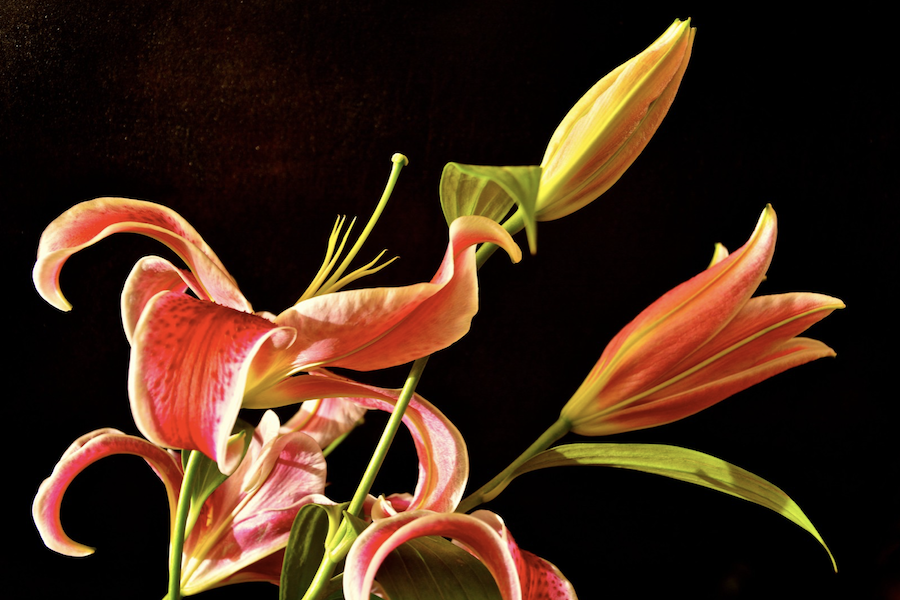
#> input picture ImageProcess/flores.png, 900 x 600 px, found by its file name
$ python Convinacion.py
#> lines starting #> are read from the running program, lines starting #| are printed output that depends on the picture; after the words box and inside, x2 and y2 are one past the last pixel; in counts of white or black regions, pixels touching at a corner belong together
from PIL import Image
import numpy as np
import matplotlib.pyplot as plt
imagen = Image.open('ImageProcess/flores.png')  # Cambia la ruta a tu imagen
#> imagen is the input picture: PIL image 900x600 RGB; mean R, G, B 64.2, 39.4, 23.5
imagen2 = Image.open('ImageProcess/image.png')
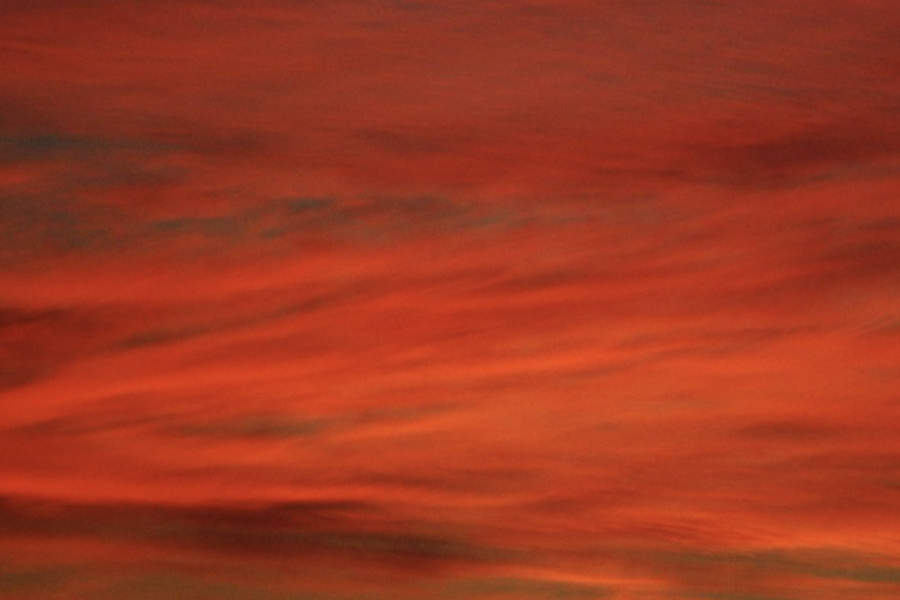
#> input picture ImageProcess/image.png, 900 x 600 px, found by its file name
#> imagen2 is the input picture: PIL image 900x600 RGB; mean R, G, B 156.8, 55.8, 32.9

imagen_gris = imagen.convert('L')
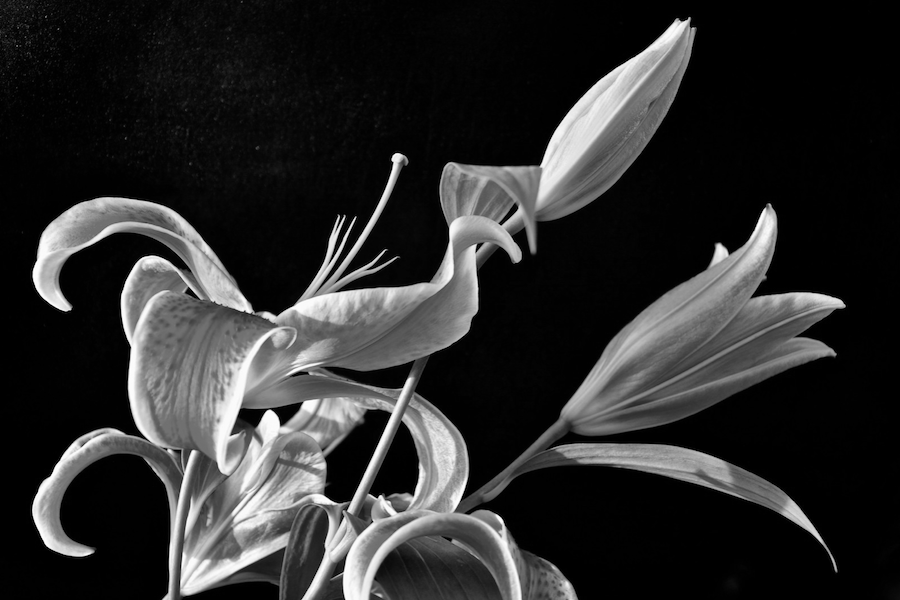
#> imagen_gris: PIL image 900x600 L; min 0, max 255, mean 45
img_array = np.array(imagen_gris)
columnas, filas = imagen.size
#> columnas = 900; filas = 600
umbral = 50
imagen_binaria = np.where(img_array > umbral, 255, 0).astype(np.uint8)
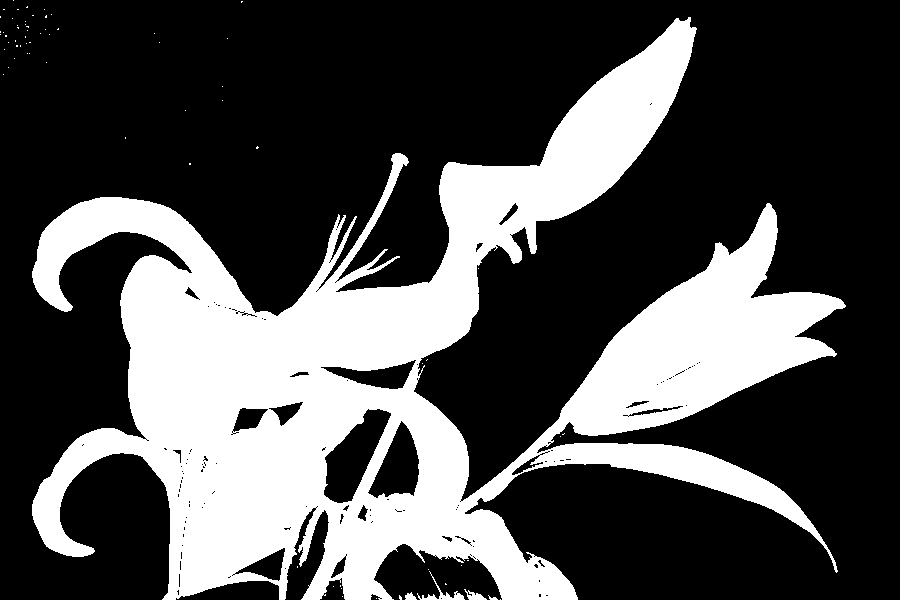
#> imagen_binaria: shape (600, 900); 30.4% white; 70 white regions (65 under 20 px), largest, box (x1, y1, x2, y2) and area: (32, 17, 846, 600) 163663, (417, 571, 465, 600) 244, (464, 589, 487, 600) 115, (405, 592, 417, 600) 62, (488, 595, 498, 600) 23
imagen_convinada = Image.new("RGB", (columnas, filas))
#> imagen_convinada: PIL image 900x600 RGB; every value is 0

resultado = Image.fromarray(imagen_binaria)

columnas, filas = imagen.size
for i in range (columnas):
    for j in range (filas):
        pixel = imagen_binaria[j, i]
        if pixel == 255:
            imagen_convinada.putpixel((i,j), imagen.getpixel((i,j)))

        else :
            imagen_convinada.putpixel((i,j), imagen2.getpixel((i,j)))
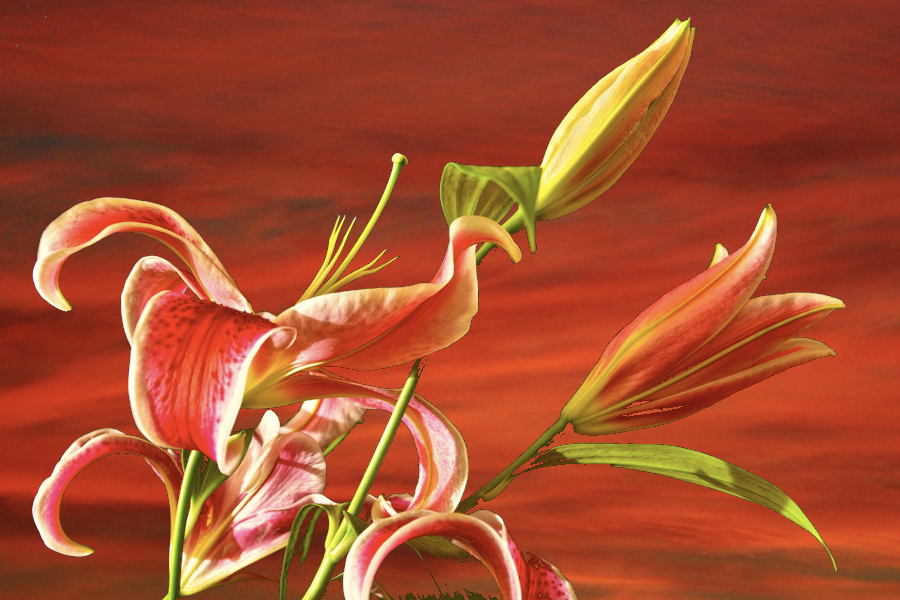
#> imagen_convinada: PIL image 900x600 RGB; mean R, G, B 165, 76, 45.6


plt.figure(figsize=(15, 5))
plt.subplot(2, 3, 1)
plt.imshow(imagen)
plt.title('Imagen Original')
plt.axis('off')

plt.subplot(2, 3, 2)
plt.imshow(imagen2)
plt.title('Imagen de Fondo')
plt.axis('off')

plt.subplot(2, 3, 3)
plt.imshow(imagen_gris, cmap='gray')
plt.title('Imagen en Escala de Grises')
plt.axis('off')

plt.subplot(2, 3, 4)
plt.imshow(imagen_binaria, cmap='gray')
plt.title(f'Imagen Binarizada (umbral={umbral})')
plt.axis('off')

plt.subplot(2, 3, 5)
plt.imshow(imagen_convinada, cmap='gray')
plt.title(f'Imagen Combinada')
plt.axis('off')

plt.tight_layout()
plt.show()
